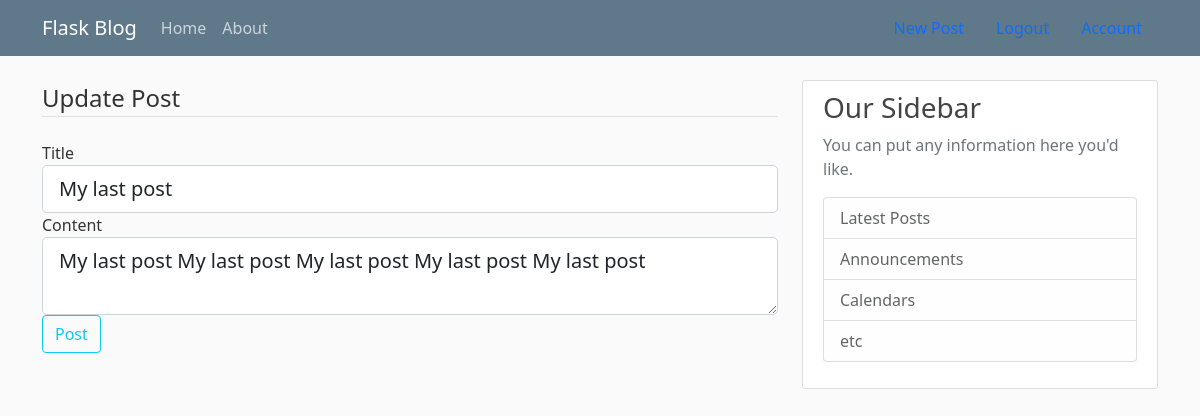
The page /post/23/update (signed in) on the database its author committed.
### flaskblog/models.py (models this page shows, shortened)
class Post(db.Model):
    id = db.Column(db.Integer, primary_key=True)
    title = db.Column(db.String(100), nullable=False)
    date_posted = db.Column(db.DateTime, nullable=False, default=datetime.utcnow)
    content = db.Column(db.Text, nullable=False)
    user_id = db.Column(db.Integer, db.ForeignKey('user.id'), nullable=False)

### flaskblog/routes.py (the view)
@app.route("/post/<int:post_id>/update", methods=['GET', 'POST'])
@login_required
def update_post(post_id):
    post = Post.query.get_or_404(post_id)
    if post.author != current_user:
        abort(403)
    form = PostForm()
    if form.validate_on_submit():
        post.title = form.title.data
        post.content = form.content.data
        db.session.commit()
        flash('Your post has been update!', 'success')
        return redirect(url_for('post',post_id=post.id))
    elif request.method == 'GET':
        form.title.data = post.title
        form.content.data = post.content
    return render_template("create_post.html", title='Update Post',
                            form=form, legend='Update Post')

### flaskblog/forms.py
class PostForm(FlaskForm):
    title = StringField('Title', validators=[DataRequired()])
    content = TextAreaField('Content', validators=[DataRequired()])
    submit = SubmitField('Post')

### flaskblog/models.py (called while the page is built)
@login_manager.user_loader
def load_user(user_id):
    return User.query.get(int(user_id))

### flaskblog/templates/create_post.html (shortened to what this page needs)
{% extends "layout.html" %}
{% block content %}
    <form method="POST" action="">
          <fieldset class="form-group">
              <legend class="border-bottom mb-4">{{ legend }}</legend>
              <div class="form-group">
                  {{ form.title.label(class="form-control-label") }}
                  {% if form.title.errors %}
                      {{ form.title(class="form-control form-control-lg is-invalid") }}
                      <div class="invalid-feedback">
                          {% for error in form.title.errors %}
                              <span>{{ error }}</span>
                          {% endfor %}
                      </div>
                  {% else %}
                      {{ form.title(class="form-control form-control-lg") }}
                  {% endif %}
              </div>
              <div class="form-group">
                  {{ form.content.label(class="form-control-label") }}
                  {% if form.content.errors %}
                      {{ form.content(class="form-control form-control-lg is-invalid") }}
                      <div class="invalid-feedback">
                          {% for error in form.content.errors %}
                              <span>{{ error }}</span>
                          {% endfor %}
                      </div>
                  {% else %}
                      {{ form.content(class="form-control form-control-lg") }}
                  {% endif %}
              </div>
          </fieldset>
          <div class="form-group">
              {{ form.submit(class="btn btn-outline-info") }}
          </div>
      </form>
{% endblock content %}

### flaskblog/static/main.css (style rules this page uses)
body { background: #fafafa; color: #333333; margin-top: 5rem; }

### rows shown on the page
Post: title "My last post", content "My last post My last post My last post My last post My last post"

### other values the page prints
{{ legend }} "Update Post"
